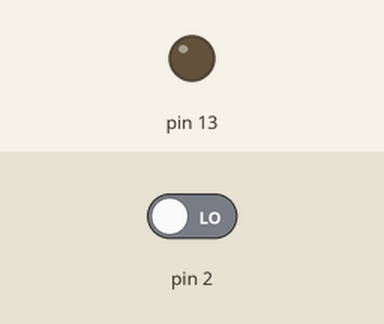
A sketch run on a simulated Arduino Uno, built with avr-gcc and run on an emulated ATmega328P. Shown: output pins drawn as LEDs (lit = HIGH). Inputs (shaded band) come from the test bench; at power-on: pin 2 LOW.

Above: at 1.2 s.
1.3 s: pin 2 driven HIGH
At 2.1 s:
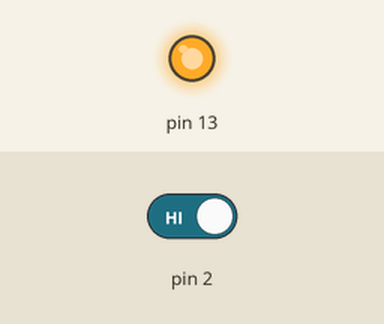
2.8 s: pin 2 driven LOW
At 3.2 s:
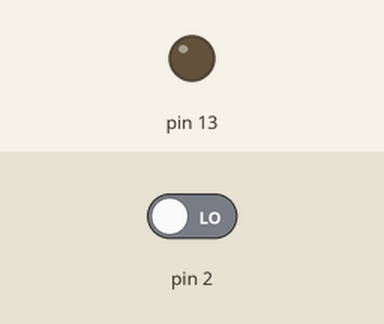
Timing chart, 0 to 5.8 s (numbered marks = the images above; inputs shaded):
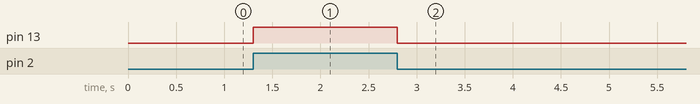

The sketch:

PIR_senzorMiscare.ino
```cpp
int sensorState = 0;
//int motor=9;
void setup()
{
  pinMode(2, INPUT);
  pinMode(13, OUTPUT);
  //pinMode(9, OUTPUT);
  Serial.begin(9600);

}

void loop()
{
  // read the state of the sensor/digital input
  sensorState = digitalRead(2);
  // check if sensor pin is HIGH. if it is, set the
  // LED on.
  if (sensorState == HIGH) {
    digitalWrite(13, HIGH);

//       if (Serial.available()) {
//      int speed = Serial.parseInt();
//      if (speed >= 0 && speed <=  55) {
//         analogWrite(motor, speed);
//      }
//   }

    //Serial.println("Sensor activated!");
  } else {
    digitalWrite(13, LOW);
     //digitalWrite(motor,LOW);
  }
  //delay(10); // Delay a little bit to improve simulation performance
}
```

Measured:
- after the input at 1.3 s, pin 13: LOW → HIGH at once
- after the input at 2.8 s, pin 13: HIGH → LOW at once
